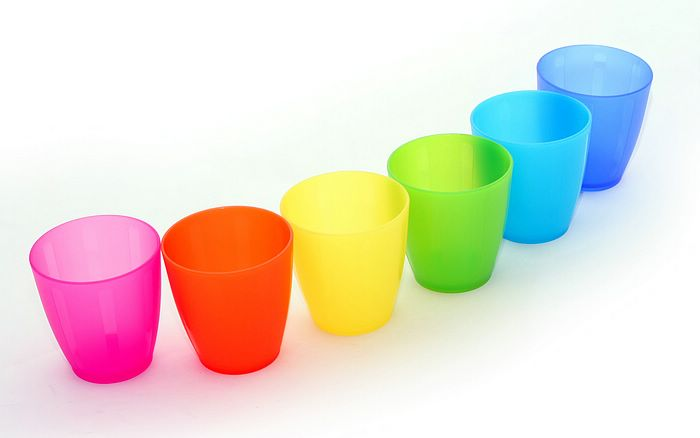
#> input picture Project/cups.jpg, 700 x 438 px
$ python edges.py   (older library calls are emulated)
#> lines starting #> are read from the running program, lines starting #| are printed output that depends on the picture; after the words box and inside, x2 and y2 are one past the last pixel; in counts of white or black regions, pixels touching at a corner belong together
# import the necessary packages:
import numpy as np
import cv2
from matplotlib import pyplot as plt
from matplotlib import image as image
import easygui
import math

# Opening an image and backing it up
I = cv2.imread("cups.jpg")
#> I is the input picture: shape (438, 700, 3); mean B, G, R 208, 220.1, 228.7
Original = I.copy()

# #Convert to grayscale
G = cv2.cvtColor(I, cv2.COLOR_BGR2GRAY)
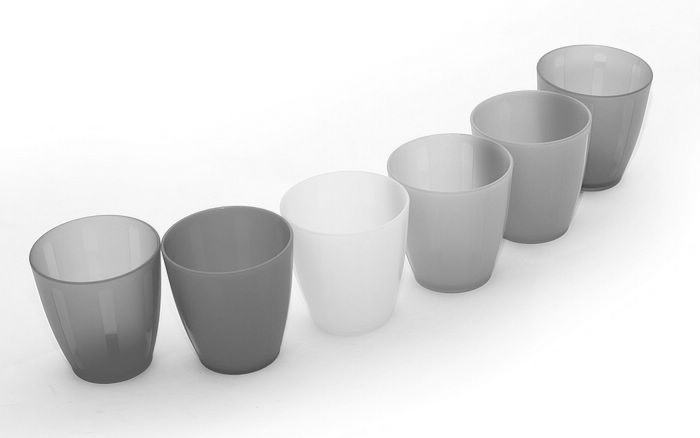
#> G: shape (438, 700); min 60, max 255, mean 221.3

Ix = cv2.Sobel(G, ddepth=cv2.CV_64F, dx=1, dy=0)
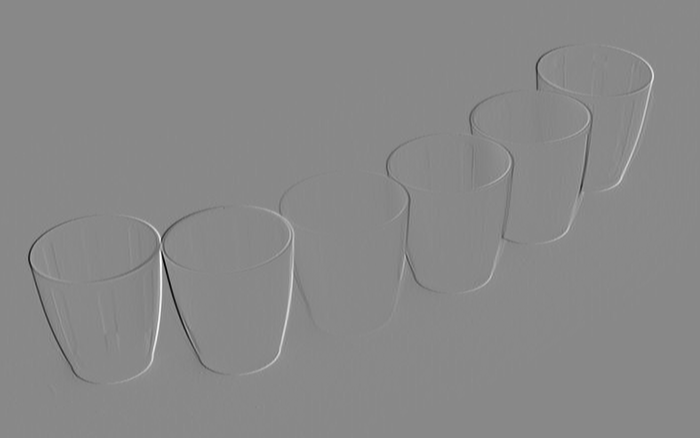
#> Ix: shape (438, 700) float64; min -679, max 586, mean 0.1; drawn with min black and max white
Iy = cv2.Sobel(G, ddepth=cv2.CV_64F, dx=0, dy=1)
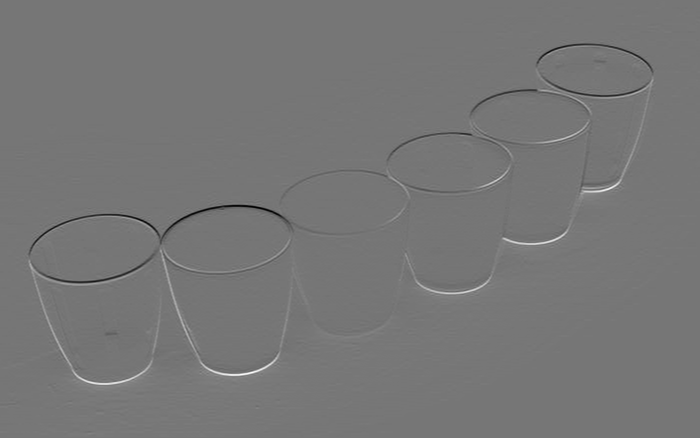
#> Iy: shape (438, 700) float64; min -413, max 474, mean -0.1; drawn with min black and max white

#mag = np.hypot(Ix, Iy)
mag = np.sqrt(Ix**2, Iy**2)
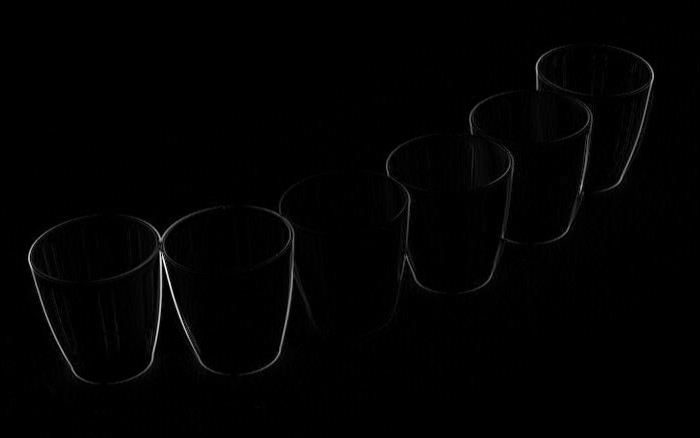
#> mag: shape (438, 700) float64; min 0, max 679, mean 6; drawn with min black and max white
#mag = cv2.Sobel(G, ddepth=cv2.CV_64F, dx=1, dy=1)

E = cv2.Canny(G, threshold1=100, threshold2=200)
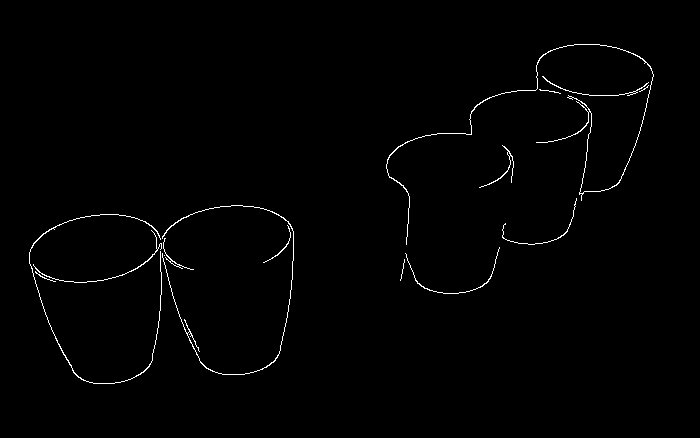
#> E: shape (438, 700); 0.94% white in thin lines or dots, all inside (x1, y1, x2, y2) = (29, 44, 654, 384)

#Put edge mask on gradient magnitude
gradientEdge = cv2.bitwise_and(mag, mag, mask = E)

#plt.imshow(E, cmap='gray')
plt.imshow(gradientEdge, cmap='gray')
plt.show()
#cv2.imshow("asd", gradientEdge)
key = cv2.waitKey(0)
#> (key Esc is pressed here)

$ run again, with Project/balls.jpg copied over Project/cups.jpg
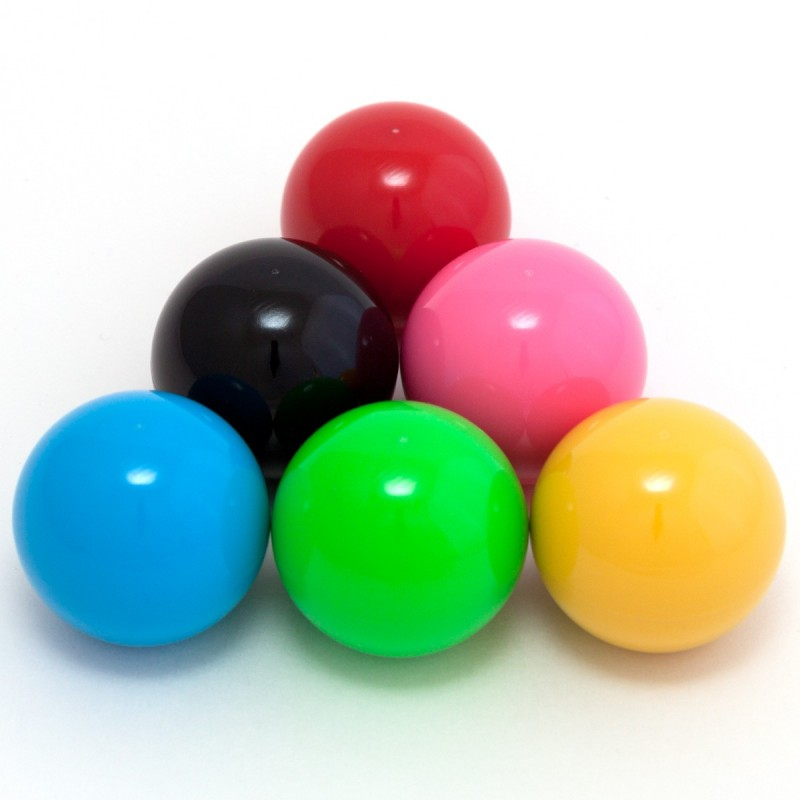
#> input picture Project/balls.jpg, 800 x 800 px
#> I is the input picture: shape (800, 800, 3); mean B, G, R 177.3, 194.9, 184.4
#> `Iy = cv2.Sobel(G, ddepth=cv2.CV_64F, dx=0, dy=1)`:
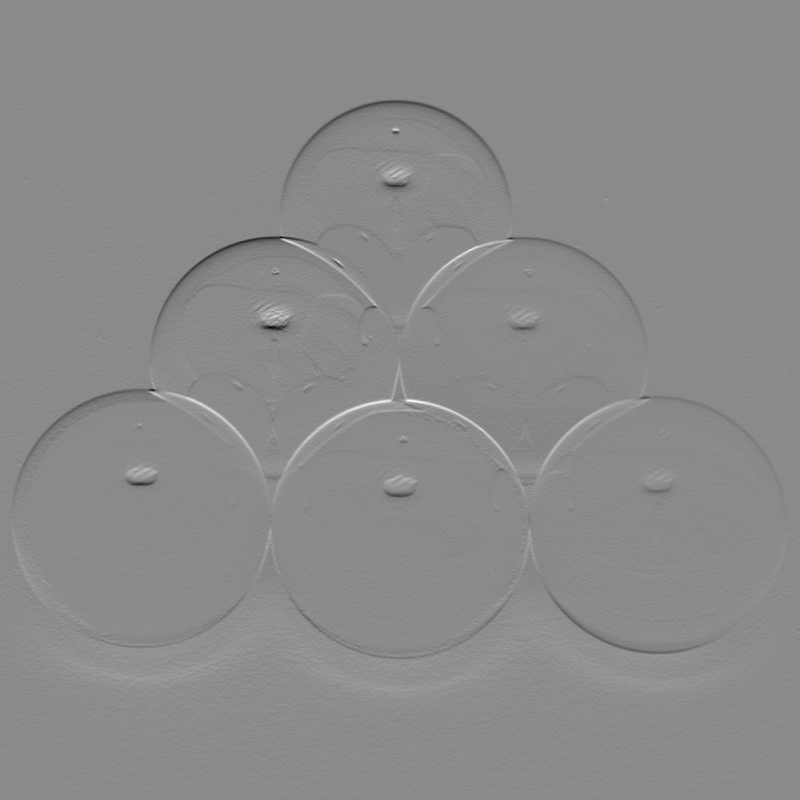
#> Iy: shape (800, 800) float64; min -389, max 325, mean -0.1; drawn with min black and max white
#> `E = cv2.Canny(G, threshold1=100, threshold2=200)`:
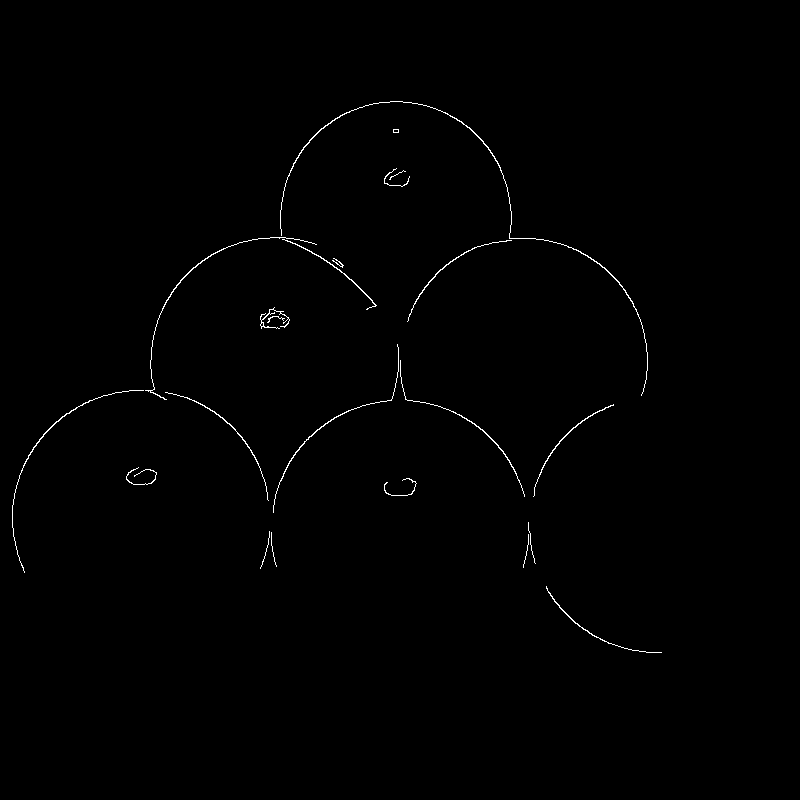
#> E: shape (800, 800); 0.52% white in thin lines or dots, all inside (x1, y1, x2, y2) = (12, 101, 662, 653)

$ run again, with Project/bottles.jpg copied over Project/cups.jpg
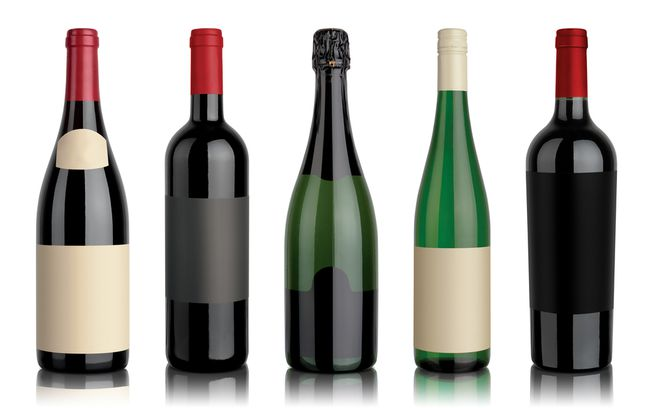
#> input picture Project/bottles.jpg, 653 x 408 px
#> I is the input picture: shape (408, 653, 3); mean B, G, R 171.9, 176.5, 177.7
#> `E = cv2.Canny(G, threshold1=100, threshold2=200)`:
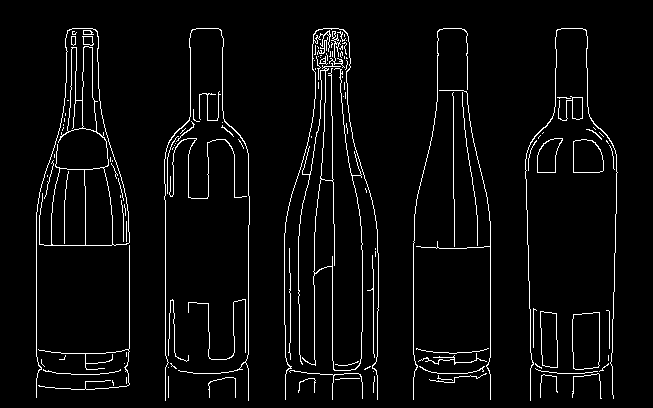
#> E: shape (408, 653); 4.1% white in thin lines or dots, all inside (x1, y1, x2, y2) = (36, 28, 618, 401)
#> `gradientEdge = cv2.bitwise_and(mag, mag, mask = E)`:
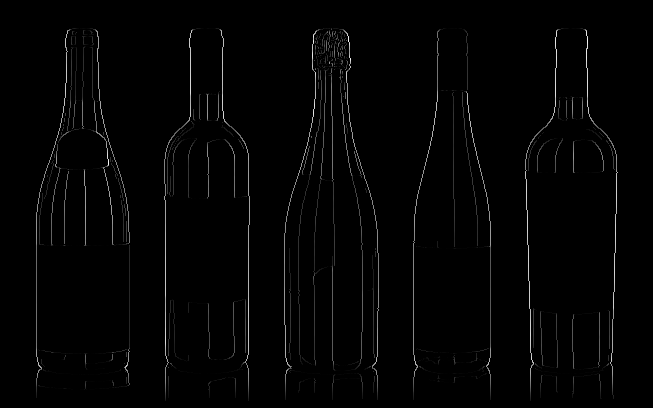
#> gradientEdge: shape (408, 653) float64; min 0, max 977, mean 13.6; drawn with min black and max white
